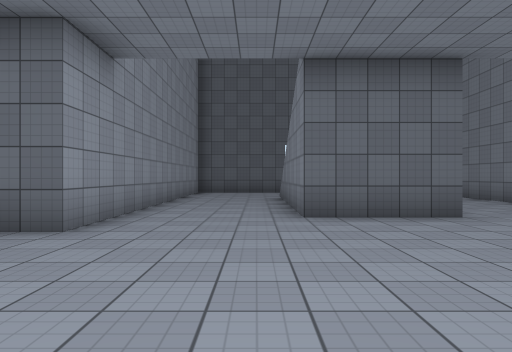
[1] (above)

16 first-person views from a walk through a Unity game level. The camera is 1.3 m above the floor, looks level and sees 70° across. Doors are open. The floor is counted in squares, 2 m on a side. Each view is taken from the middle of a square. On the plan, view 1 faces up. The plan holds only what a view shows up to about 11 squares ahead; the rest is blank. The place goes on beyond the plan. The player character is not drawn. Some surface patterns are stand-ins.

[2]
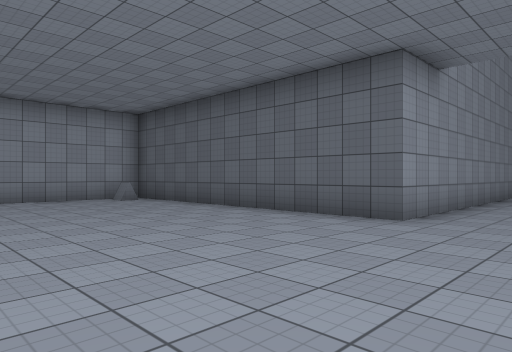

[3]
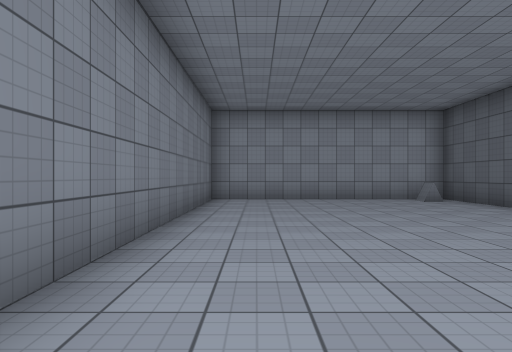

[4]
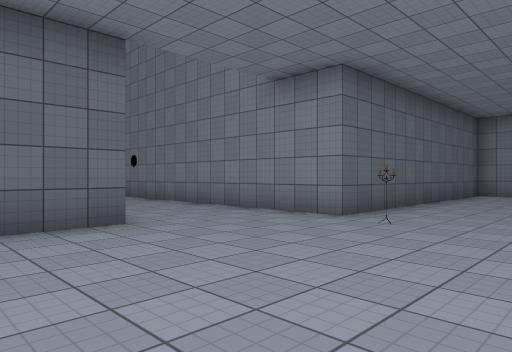

[5]
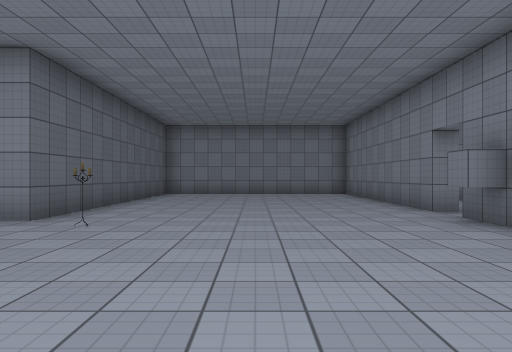

[6]
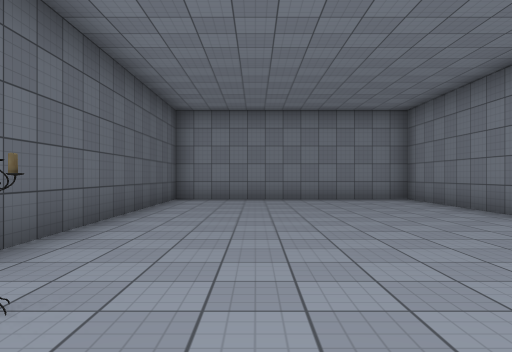

[7]
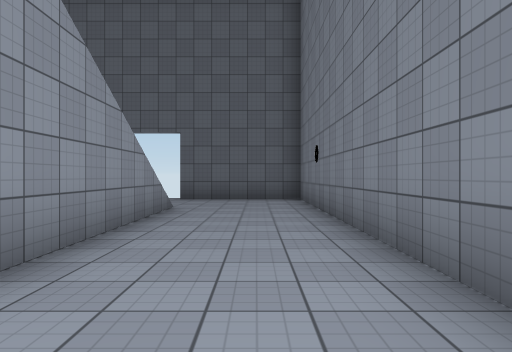

[8]
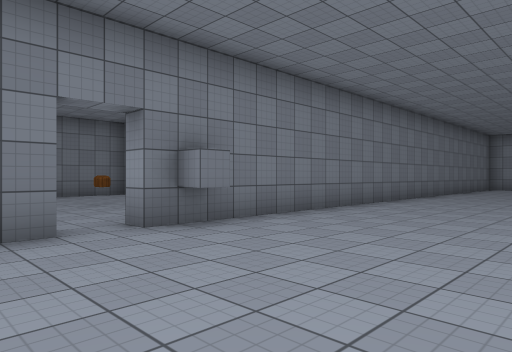

[9]
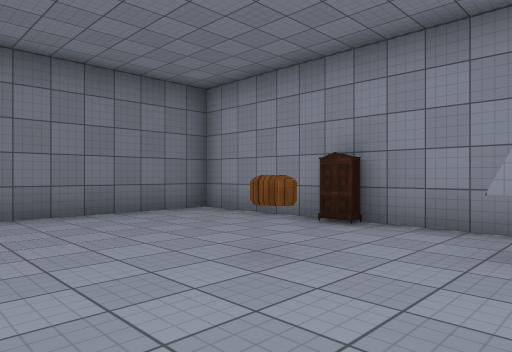

[10]
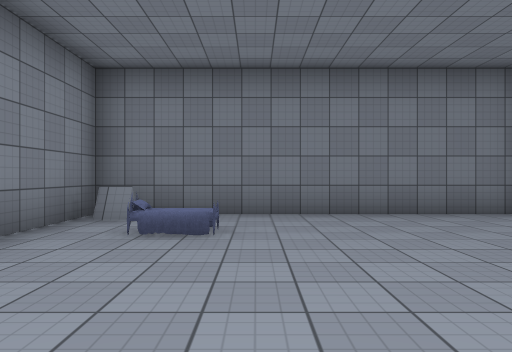

[11]
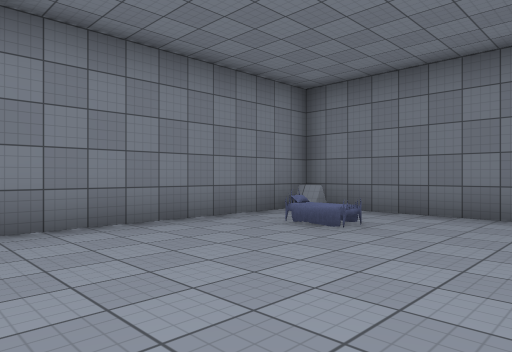

[12]
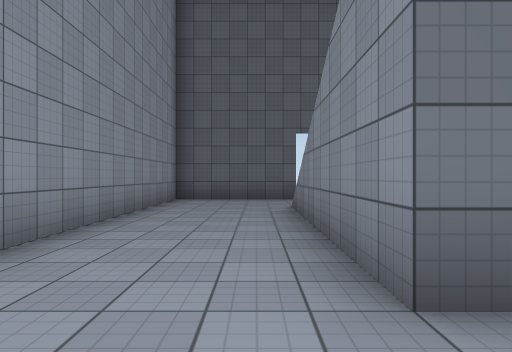

[13]
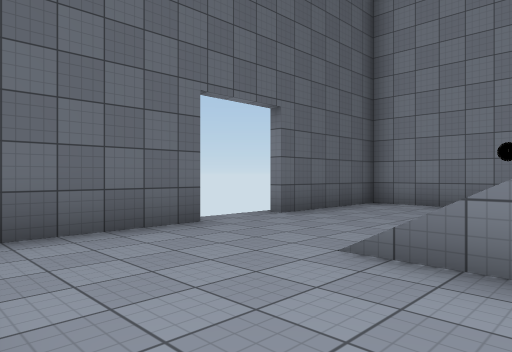

[14]
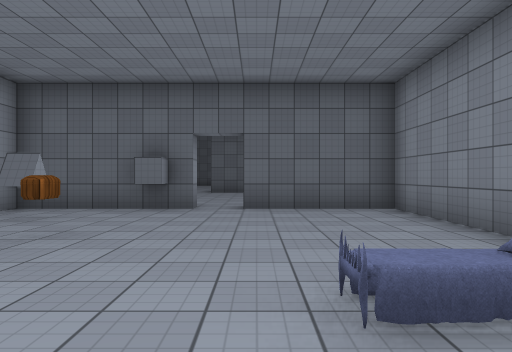

[15]
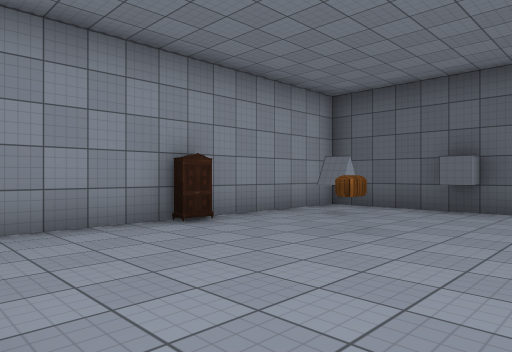

[16]
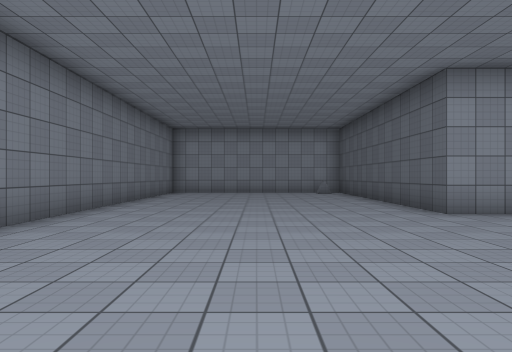

### Floor plan
Key: @ floor where view 1 was taken; # wall or solid block; . floor; / step, stairs or slope; D open door; C chest; W wardrobe; B bed; O other object.
Columns run from 11 left of view 1 to 15 right of it. Each row starts with its distance up from view 1.
 15         ####   ####
 14         #...DD....#
 13         #.........#
 12         #.........#
 11         #.../ /...#
 10         #.../ /...#
  9         #.../ /...#
  8         #.../ /...#
  7         #.../ /...#
  6         #...///...#
  5  ########.........#########
  4 #.........................#
  3 #................O........#
  2 #.........................#
  1 #.........................#
  0 #..........@..............#
 -1 #.........................#
 -2 #................#DD......#
 -3 ##################DD#######
 -4               #.......#
 -5               #...D...#
 -6               #..CDD..#
 -7               #W......#
 -8               #.....B.#
 -9               #.......#
-10               #......##
-11               ########

Positions as (right, up) in squares from view 1, and headings:
1: (0, 0), facing up
2: (0, -1), facing up-left
3: (0, -1), facing left
4: (1, 1), facing up-right
5: (1, 1), facing right
6: (4, 2), facing right
7: (5, 4), facing up
8: (9, 2), facing down-left
9: (8, -4), facing down-left
10: (8, -4), facing down
11: (6, -4), facing down-right
12: (0, 4), facing up
13: (-2, 10), facing up-right
14: (8, -10), facing up
15: (8, -10), facing up-left
16: (4, 1), facing left
